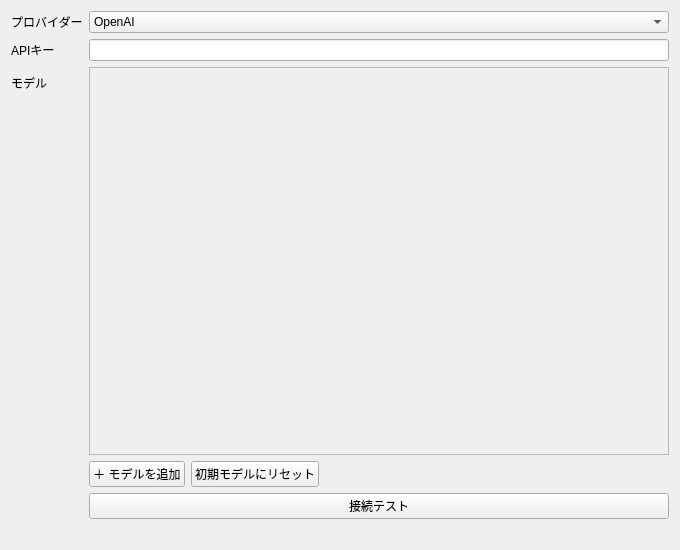
<?xml version="1.0" encoding="UTF-8"?>
<ui version="4.0">
 <class>SettingsAiPage</class>
 <widget class="QWidget" name="SettingsAiPage">
  <property name="geometry">
   <rect>
    <x>0</x>
    <y>0</y>
    <width>680</width>
    <height>550</height>
   </rect>
  </property>
  <layout class="QFormLayout" name="formAI">
   <item row="0" column="0">
    <widget class="QLabel" name="labelProvider">
     <property name="text">
      <string>プロバイダー</string>
     </property>
    </widget>
   </item>
   <item row="0" column="1">
    <widget class="QComboBox" name="comboProvider">
     <item>
      <property name="text">
       <string>OpenAI</string>
      </property>
     </item>
    </widget>
   </item>
   <item row="1" column="0">
    <widget class="QLabel" name="labelApiKey">
     <property name="text">
      <string>APIキー</string>
     </property>
    </widget>
   </item>
   <item row="1" column="1">
    <widget class="QWidget" name="authContainer">
     <property name="sizePolicy">
      <sizepolicy hsizetype="Preferred" vsizetype="Maximum">
       <horstretch>0</horstretch>
       <verstretch>0</verstretch>
      </sizepolicy>
     </property>
      <layout class="QVBoxLayout" name="layoutAuth">
       <property name="leftMargin">
        <number>0</number>
       </property>
       <property name="topMargin">
        <number>0</number>
       </property>
       <property name="rightMargin">
        <number>0</number>
       </property>
       <property name="bottomMargin">
        <number>0</number>
       </property>
       <item>
        <widget class="QLineEdit" name="editApiKey">
         <property name="echoMode">
          <enum>QLineEdit::EchoMode::Password</enum>
         </property>
        </widget>
       </item>
      </layout>
    </widget>
   </item>
   <item row="2" column="0">
    <widget class="QLabel" name="labelModel">
     <property name="text">
      <string>モデル</string>
     </property>
    </widget>
   </item>
   <item row="2" column="1">
    <layout class="QVBoxLayout" name="layoutModels">
     <item>
      <widget class="QScrollArea" name="scrollAreaModels">
       <property name="widgetResizable">
        <bool>true</bool>
       </property>
       <widget class="QWidget" name="scrollAreaWidgetContents">
        <property name="geometry">
         <rect>
          <x>0</x>
          <y>0</y>
          <width>400</width>
          <height>160</height>
         </rect>
        </property>
        <layout class="QVBoxLayout" name="layoutModelList">
         <property name="spacing">
          <number>4</number>
         </property>
         <property name="leftMargin">
          <number>4</number>
         </property>
         <property name="topMargin">
          <number>4</number>
         </property>
         <property name="rightMargin">
          <number>4</number>
         </property>
         <property name="bottomMargin">
          <number>4</number>
         </property>
        </layout>
       </widget>
      </widget>
     </item>
     <item>
      <layout class="QHBoxLayout" name="layoutModelActions">
       <item>
        <widget class="QPushButton" name="buttonAddModel">
         <property name="text">
          <string>＋ モデルを追加</string>
         </property>
        </widget>
       </item>
       <item>
        <widget class="QPushButton" name="buttonResetModels">
         <property name="text">
          <string>初期モデルにリセット</string>
         </property>
        </widget>
       </item>
       <item>
        <spacer name="spacerModelActions">
         <property name="orientation">
          <enum>Qt::Orientation::Horizontal</enum>
         </property>
         <property name="sizeHint" stdset="0">
          <size>
           <width>40</width>
           <height>20</height>
          </size>
         </property>
        </spacer>
       </item>
      </layout>
     </item>
    </layout>
   </item>
   <item row="3" column="1">
    <widget class="QPushButton" name="buttonTestConnection">
     <property name="text">
      <string>接続テスト</string>
     </property>
    </widget>
   </item>
   <item row="4" column="1">
    <widget class="QLabel" name="labelProviderErrors">
     <property name="text">
      <string/>
     </property>
     <property name="wordWrap">
      <bool>true</bool>
     </property>
    </widget>
   </item>
  </layout>
 </widget>
 <resources/>
 <connections/>
</ui>
